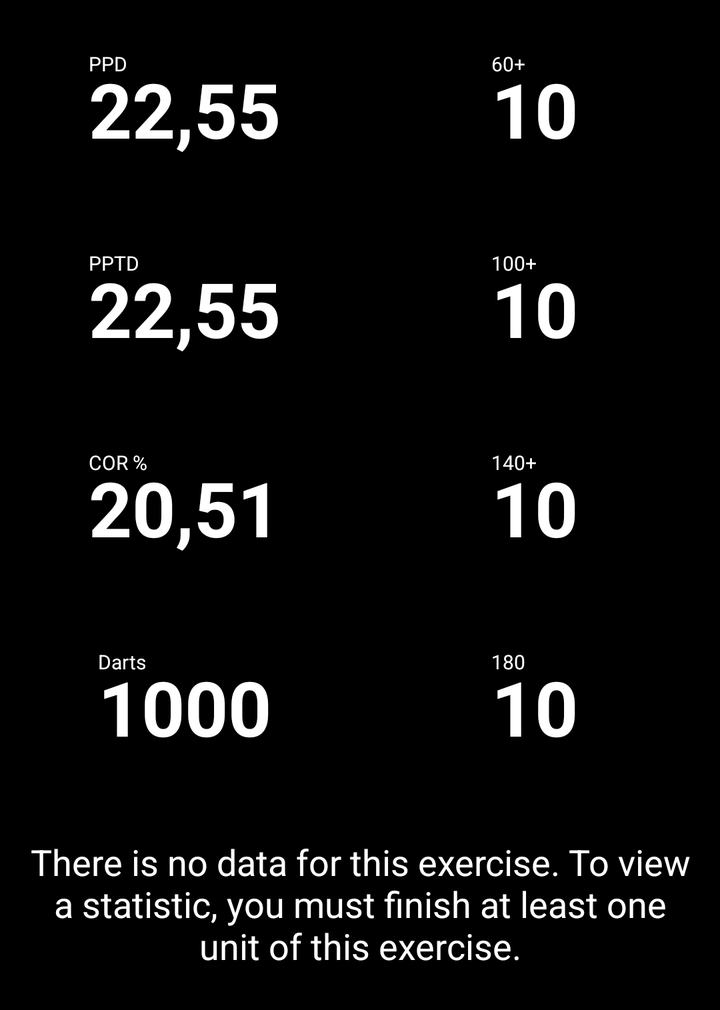
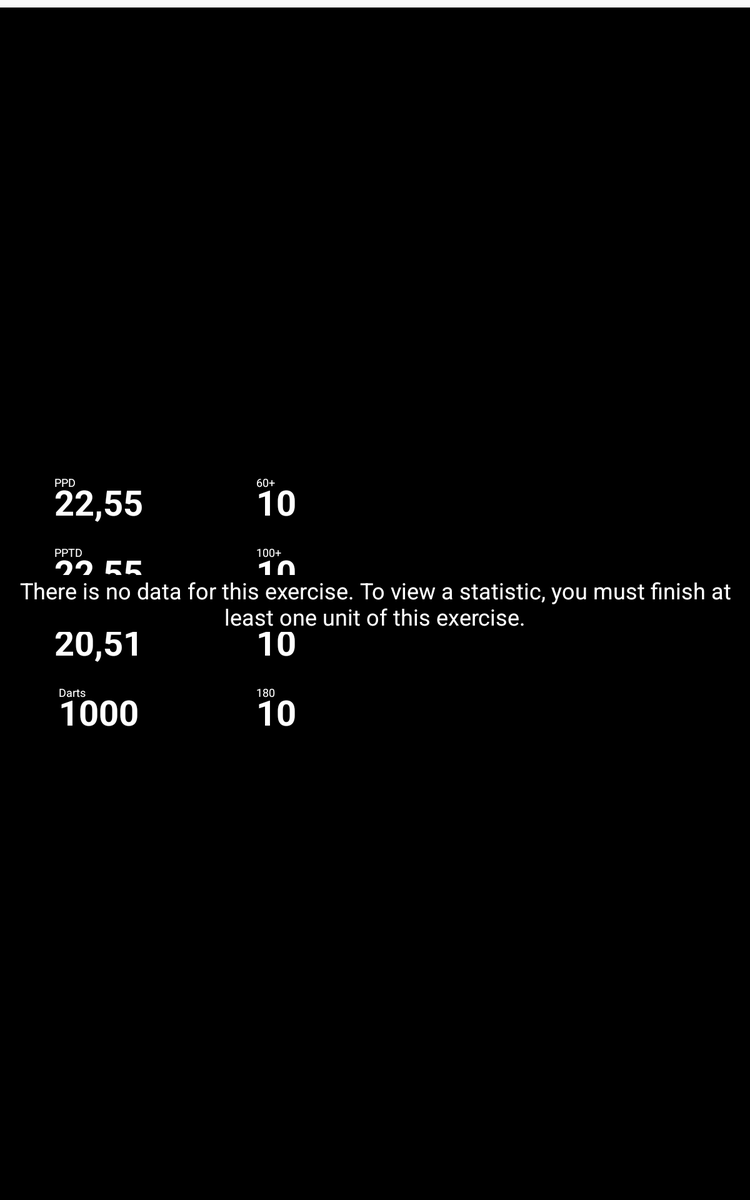

One screen, two layout resources from the same app: the default and the repository's alternative for another configuration. Each is rendered where Android would select it; the XML of both is given below.
<!-- AndroidManifest.xml: application theme AppTheme -->
<!-- res/layout/xoi_stats_fragment.xml -->
<?xml version="1.0" encoding="utf-8"?>
<RelativeLayout xmlns:android="http://schemas.android.com/apk/res/android"
    android:layout_width="match_parent"
    android:layout_height="wrap_content"
    android:background="@android:color/black">

    <LinearLayout
        android:id="@+id/xoiStatsLayout"
        android:layout_width="match_parent"
        android:layout_height="wrap_content"
        android:orientation="horizontal">

        <LinearLayout
            android:layout_width="match_parent"
            android:layout_height="match_parent"
            android:layout_weight="1"
            android:layout_marginLeft="10dp"
            android:layout_marginRight="5dp"
            android:orientation="vertical">

            <RelativeLayout
                android:layout_width="match_parent"
                android:layout_height="wrap_content"
                android:layout_weight="1"
                android:layout_margin="20dp"
                android:background="@drawable/training_button_background"
                android:gravity="center">

                <TextView
                    android:id="@+id/ppdText"
                    android:layout_width="wrap_content"
                    android:layout_height="wrap_content"
                    android:layout_marginTop="5dp"
                    android:layout_marginBottom="-10dp"
                    android:text="PPD"
                    android:textColor="@android:color/white"
                    android:textSize="10sp" />

                <TextView
                    android:id="@+id/ppdAmount"
                    android:textStyle="bold"
                    android:layout_width="wrap_content"
                    android:layout_height="wrap_content"
                    android:layout_below="@+id/ppdText"
                    android:text="22,55"
                    android:textColor="@android:color/white"
                    android:textSize="38sp" />
            </RelativeLayout>

            <RelativeLayout
                android:layout_width="match_parent"
                android:layout_height="wrap_content"
                android:layout_weight="1"
                android:layout_margin="20dp"
                android:background="@drawable/training_button_background"
                android:gravity="center">

                <TextView
                    android:id="@+id/pptdText"
                    android:layout_width="wrap_content"
                    android:layout_height="wrap_content"
                    android:layout_marginTop="5dp"
                    android:layout_marginBottom="-10dp"
                    android:layout_alignParentTop="true"
                    android:text="PPTD"
                    android:textColor="@android:color/white"
                    android:textSize="10sp" />

                <TextView
                    android:id="@+id/pptdAmount"
                    android:textStyle="bold"
                    android:layout_width="wrap_content"
                    android:layout_height="wrap_content"
                    android:layout_below="@+id/pptdText"
                    android:text="22,55"
                    android:textColor="@android:color/white"
                    android:textSize="38sp" />
            </RelativeLayout>

            <RelativeLayout
                android:id="@+id/corLayout"
                android:layout_width="match_parent"
                android:layout_height="wrap_content"
                android:layout_weight="1"
                android:layout_margin="20dp"
                android:background="@drawable/training_button_background"
                android:gravity="center">

                <TextView
                    android:id="@+id/corText"
                    android:layout_width="wrap_content"
                    android:layout_height="wrap_content"
                    android:layout_marginTop="5dp"
                    android:layout_marginBottom="-10dp"
                    android:layout_alignParentTop="true"
                    android:text="COR %"
                    android:textColor="@android:color/white"
                    android:textSize="10sp" />

                <TextView
                    android:id="@+id/checkoutAmount"
                    android:textStyle="bold"
                    android:layout_width="wrap_content"
                    android:layout_height="wrap_content"
                    android:layout_below="@+id/corText"
                    android:text="20,51"
                    android:textColor="@android:color/white"
                    android:textSize="38sp" />

            </RelativeLayout>

            <RelativeLayout
                android:layout_width="match_parent"
                android:layout_height="wrap_content"
                android:layout_weight="1"
                android:layout_margin="20dp"
                android:background="@drawable/training_button_background"
                android:gravity="center">

                <TextView
                    android:id="@+id/dartsText"
                    android:layout_width="wrap_content"
                    android:layout_height="wrap_content"
                    android:layout_marginTop="5dp"
                    android:layout_marginBottom="-10dp"
                    android:text="Darts"
                    android:textColor="@android:color/white"
                    android:textSize="10sp" />

                <TextView
                    android:id="@+id/darts"
                    android:textStyle="bold"
                    android:layout_width="wrap_content"
                    android:layout_height="wrap_content"
                    android:layout_below="@+id/dartsText"
                    android:text="1000"
                    android:textColor="@android:color/white"
                    android:textSize="38sp" />
            </RelativeLayout>

        </LinearLayout>

        <LinearLayout
            android:layout_width="match_parent"
            android:layout_height="match_parent"
            android:layout_weight="1"
            android:layout_marginLeft="5dp"
            android:layout_marginRight="10dp"
            android:orientation="vertical">

            <RelativeLayout
                android:layout_width="match_parent"
                android:layout_height="wrap_content"
                android:layout_weight="1"
                android:layout_margin="20dp"
                android:background="@drawable/training_button_background"
                android:gravity="center">

                <TextView
                    android:id="@+id/sixtyPlus"
                    android:textStyle="bold"
                    android:layout_width="wrap_content"
                    android:layout_height="wrap_content"
                    android:layout_below="@+id/sixtyText"
                    android:text="10"
                    android:textColor="@android:color/white"
                    android:textSize="38sp" />

                <TextView
                    android:id="@+id/sixtyText"
                    android:layout_width="wrap_content"
                    android:layout_height="wrap_content"
                    android:layout_marginTop="5dp"
                    android:layout_marginBottom="-10dp"
                    android:text="60+"
                    android:textColor="@android:color/white"
                    android:textSize="10sp" />
            </RelativeLayout>

            <RelativeLayout
                android:layout_width="match_parent"
                android:layout_height="wrap_content"
                android:layout_weight="1"
                android:layout_margin="20dp"
                android:background="@drawable/training_button_background"
                android:gravity="center">

                <TextView
                    android:id="@+id/hundretPlus"
                    android:textStyle="bold"
                    android:layout_width="wrap_content"
                    android:layout_height="wrap_content"
                    android:layout_below="@+id/hundretText"
                    android:text="10"
                    android:textColor="@android:color/white"
                    android:textSize="38sp" />

                <TextView
                    android:id="@+id/hundretText"
                    android:layout_width="wrap_content"
                    android:layout_height="wrap_content"
                    android:layout_marginTop="5dp"
                    android:layout_marginBottom="-10dp"
                    android:text="100+"
                    android:textColor="@android:color/white"
                    android:textSize="10sp" />
            </RelativeLayout>

            <RelativeLayout
                android:layout_width="match_parent"
                android:layout_height="wrap_content"
                android:layout_weight="1"
                android:layout_margin="20dp"
                android:background="@drawable/training_button_background"
                android:gravity="center">

                <TextView
                    android:id="@+id/hundretFourtyPlus"
                    android:textStyle="bold"
                    android:layout_width="wrap_content"
                    android:layout_height="wrap_content"
                    android:layout_below="@+id/hundretFourtyText"
                    android:text="10"
                    android:textColor="@android:color/white"
                    android:textSize="38sp" />

                <TextView
                    android:id="@+id/hundretFourtyText"
                    android:layout_width="wrap_content"
                    android:layout_height="wrap_content"
                    android:layout_marginTop="5dp"
                    android:layout_marginBottom="-10dp"
                    android:text="140+"
                    android:textColor="@android:color/white"
                    android:textSize="10sp" />
            </RelativeLayout>

            <RelativeLayout
                android:layout_width="match_parent"
                android:layout_height="wrap_content"
                android:layout_weight="1"
                android:layout_margin="20dp"
                android:background="@drawable/training_button_background"
                android:gravity="center">

                <TextView
                    android:id="@+id/hundretEighty"
                    android:textStyle="bold"
                    android:layout_width="wrap_content"
                    android:layout_height="wrap_content"
                    android:layout_below="@+id/hundretEightyText"
                    android:text="10"
                    android:textColor="@android:color/white"
                    android:textSize="38sp" />

                <TextView
                    android:id="@+id/hundretEightyText"
                    android:layout_width="wrap_content"
                    android:layout_height="wrap_content"
                    android:layout_marginTop="5dp"
                    android:layout_marginBottom="-10dp"
                    android:text="180"
                    android:textColor="@android:color/white"
                    android:textSize="10sp" />
            </RelativeLayout>

        </LinearLayout>
    </LinearLayout>

    <TextView
        android:id="@+id/xoiStatsInfoTextView"
        android:layout_width="match_parent"
        android:layout_height="wrap_content"
        android:layout_marginTop="20dp"
        android:layout_marginLeft="10dp"
        android:layout_marginRight="10dp"
        android:layout_marginBottom="20dp"
        android:layout_below="@id/xoiStatsLayout"
        android:background="@android:color/black"
        android:textColor="@android:color/white"
        android:textSize="18sp"
        android:gravity="center"
        android:text="@string/statistics_no_data"/>
</RelativeLayout>
<!-- resources referenced by this layout -->
<resources>
  <!-- drawable training_button_background (drawable) -->
  <?xml version="1.0" encoding="utf-8"?>
  <selector xmlns:android="http://schemas.android.com/apk/res/android">
      <item android:state_selected="true" android:drawable="@drawable/selected_button_black"/>
      <item android:state_focused="true" android:drawable="@drawable/selected_button_black"/>
      <item android:state_pressed="true" android:drawable="@drawable/selected_button_black"/>
      <item android:drawable="@drawable/normal_button_black"/>
  </selector>
  <string name="statistics_no_data">There is no data for this exercise. To view a statistic, you must finish at least one unit of this exercise.</string>
  <style name="AppTheme" parent="Theme.AppCompat.Light.DarkActionBar">
          
          <item name="colorPrimary">@android:color/black</item>
          <item name="colorPrimaryDark">@android:color/black</item>
          <item name="colorAccent">@android:color/white</item>
          <item name="windowActionBar">true</item>
          <item name="windowNoTitle">true</item>
      </style>
  <!-- drawable selected_button_black (drawable) -->
  <?xml version="1.0" encoding="utf-8"?>
  <shape xmlns:android="http://schemas.android.com/apk/res/android">
  
      <corners
          android:radius="2dp" />
      <stroke
          android:width="1dp"
          android:color="@android:color/black"/>
      <solid
          android:color="@android:color/white"/>
  </shape>
</resources>
<!-- res/layout-sw600dp/xoi_stats_fragment.xml (the repository's variant of the layout above) -->
<!-- drawn on a 7-inch tablet held upright -->
<?xml version="1.0" encoding="utf-8"?>
<RelativeLayout xmlns:android="http://schemas.android.com/apk/res/android"
    android:layout_width="match_parent"
    android:layout_height="match_parent"
    android:layout_marginTop="6dp"
    android:background="@android:color/black">

    <LinearLayout
        android:layout_width="match_parent"
        android:layout_height="wrap_content"
        android:weightSum="1"
        android:layout_centerInParent="true"
        android:gravity="center"
        android:orientation="horizontal">

        <LinearLayout
            android:id="@+id/xoiStatsLayout"
            android:layout_width="match_parent"
            android:layout_height="wrap_content"
            android:layout_weight="0.5"
            android:orientation="horizontal">

            <LinearLayout
                android:layout_width="match_parent"
                android:layout_height="wrap_content"
                android:layout_weight="1"
                android:layout_marginLeft="10dp"
                android:layout_marginRight="2dp"
                android:orientation="vertical">

                <RelativeLayout
                    android:layout_width="match_parent"
                    android:layout_height="46dp"
                    android:layout_weight="1"
                    android:layout_marginBottom="10dp"
                    android:layout_marginLeft="20dp"
                    android:layout_marginRight="20dp"
                    android:background="@drawable/black_button_background"
                    android:gravity="center">

                    <TextView
                        android:id="@+id/ppdText"
                        android:layout_width="wrap_content"
                        android:layout_height="wrap_content"
                        android:layout_marginTop="2dp"
                        android:layout_marginBottom="-10dp"
                        android:text="PPD"
                        android:textColor="@android:color/white"
                        android:textSize="9sp" />

                    <TextView
                        android:id="@+id/ppdAmount"
                        android:textStyle="bold"
                        android:layout_width="wrap_content"
                        android:layout_height="wrap_content"
                        android:layout_below="@+id/ppdText"
                        android:text="22,55"
                        android:textColor="@android:color/white"
                        android:textSize="28sp" />
                </RelativeLayout>

                <RelativeLayout
                    android:layout_width="match_parent"
                    android:layout_height="46dp"
                    android:layout_weight="1"
                    android:layout_marginBottom="10dp"
                    android:layout_marginLeft="20dp"
                    android:layout_marginRight="20dp"
                    android:background="@drawable/black_button_background"
                    android:gravity="center">

                    <TextView
                        android:id="@+id/pptdText"
                        android:layout_width="wrap_content"
                        android:layout_height="wrap_content"
                        android:layout_marginTop="2dp"
                        android:layout_marginBottom="-10dp"
                        android:layout_alignParentTop="true"
                        android:text="PPTD"
                        android:textColor="@android:color/white"
                        android:textSize="9sp" />

                    <TextView
                        android:id="@+id/pptdAmount"
                        android:textStyle="bold"
                        android:layout_width="wrap_content"
                        android:layout_height="wrap_content"
                        android:layout_below="@+id/pptdText"
                        android:text="22,55"
                        android:textColor="@android:color/white"
                        android:textSize="28sp" />
                </RelativeLayout>

                <RelativeLayout
                    android:id="@+id/corLayout"
                    android:layout_width="match_parent"
                    android:layout_height="46dp"
                    android:layout_weight="1"
                    android:layout_marginBottom="10dp"
                    android:layout_marginLeft="20dp"
                    android:layout_marginRight="20dp"
                    android:background="@drawable/black_button_background"
                    android:gravity="center">

                    <TextView
                        android:id="@+id/corText"
                        android:layout_width="wrap_content"
                        android:layout_height="wrap_content"
                        android:layout_marginTop="2dp"
                        android:layout_marginBottom="-10dp"
                        android:layout_alignParentTop="true"
                        android:text="COR %"
                        android:textColor="@android:color/white"
                        android:textSize="9sp" />

                    <TextView
                        android:id="@+id/checkoutAmount"
                        android:textStyle="bold"
                        android:layout_width="wrap_content"
                        android:layout_height="wrap_content"
                        android:layout_below="@+id/corText"
                        android:text="20,51"
                        android:textColor="@android:color/white"
                        android:textSize="28sp" />

                </RelativeLayout>

                <RelativeLayout
                    android:layout_width="match_parent"
                    android:layout_height="46dp"
                    android:layout_weight="1"
                    android:layout_marginLeft="20dp"
                    android:layout_marginRight="20dp"
                    android:background="@drawable/black_button_background"
                    android:gravity="center">

                    <TextView
                        android:id="@+id/dartsText"
                        android:layout_width="wrap_content"
                        android:layout_height="wrap_content"
                        android:layout_marginTop="2dp"
                        android:layout_marginBottom="-10dp"
                        android:text="Darts"
                        android:textColor="@android:color/white"
                        android:textSize="9sp" />

                    <TextView
                        android:id="@+id/darts"
                        android:textStyle="bold"
                        android:layout_width="wrap_content"
                        android:layout_height="wrap_content"
                        android:layout_below="@+id/dartsText"
                        android:text="1000"
                        android:textColor="@android:color/white"
                        android:textSize="28sp" />
                </RelativeLayout>

            </LinearLayout>

            <LinearLayout
                android:layout_width="match_parent"
                android:layout_height="wrap_content"
                android:layout_weight="1"
                android:layout_marginLeft="2dp"
                android:layout_marginRight="10dp"
                android:orientation="vertical">

                <RelativeLayout
                    android:layout_width="match_parent"
                    android:layout_height="46dp"
                    android:layout_weight="1"
                    android:layout_marginBottom="10dp"
                    android:layout_marginLeft="20dp"
                    android:layout_marginRight="20dp"
                    android:background="@drawable/black_button_background"
                    android:gravity="center">

                    <TextView
                        android:id="@+id/sixtyPlus"
                        android:textStyle="bold"
                        android:layout_width="wrap_content"
                        android:layout_height="wrap_content"
                        android:layout_below="@+id/sixtyText"
                        android:text="10"
                        android:textColor="@android:color/white"
                        android:textSize="28sp" />

                    <TextView
                        android:id="@+id/sixtyText"
                        android:layout_width="wrap_content"
                        android:layout_height="wrap_content"
                        android:layout_marginTop="2dp"
                        android:layout_marginBottom="-10dp"
                        android:text="60+"
                        android:textColor="@android:color/white"
                        android:textSize="9sp" />
                </RelativeLayout>

                <RelativeLayout
                    android:layout_width="match_parent"
                    android:layout_height="46dp"
                    android:layout_weight="1"
                    android:layout_marginBottom="10dp"
                    android:layout_marginLeft="20dp"
                    android:layout_marginRight="20dp"
                    android:background="@drawable/black_button_background"
                    android:gravity="center">

                    <TextView
                        android:id="@+id/hundretPlus"
                        android:textStyle="bold"
                        android:layout_width="wrap_content"
                        android:layout_height="wrap_content"
                        android:layout_below="@+id/hundretText"
                        android:text="10"
                        android:textColor="@android:color/white"
                        android:textSize="28sp" />

                    <TextView
                        android:id="@+id/hundretText"
                        android:layout_width="wrap_content"
                        android:layout_height="wrap_content"
                        android:layout_marginTop="2dp"
                        android:layout_marginBottom="-10dp"
                        android:text="100+"
                        android:textColor="@android:color/white"
                        android:textSize="9sp" />
                </RelativeLayout>

                <RelativeLayout
                    android:layout_width="match_parent"
                    android:layout_height="46dp"
                    android:layout_weight="1"
                    android:layout_marginBottom="10dp"
                    android:layout_marginLeft="20dp"
                    android:layout_marginRight="20dp"
                    android:background="@drawable/black_button_background"
                    android:gravity="center">

                    <TextView
                        android:id="@+id/hundretFourtyPlus"
                        android:textStyle="bold"
                        android:layout_width="wrap_content"
                        android:layout_height="wrap_content"
                        android:layout_below="@+id/hundretFourtyText"
                        android:text="10"
                        android:textColor="@android:color/white"
                        android:textSize="28sp" />

                    <TextView
                        android:id="@+id/hundretFourtyText"
                        android:layout_width="wrap_content"
                        android:layout_height="wrap_content"
                        android:layout_marginTop="2dp"
                        android:layout_marginBottom="-10dp"
                        android:text="140+"
                        android:textColor="@android:color/white"
                        android:textSize="9sp" />
                </RelativeLayout>

                <RelativeLayout
                    android:layout_width="match_parent"
                    android:layout_height="46dp"
                    android:layout_weight="1"
                    android:layout_marginLeft="20dp"
                    android:layout_marginRight="20dp"
                    android:background="@drawable/black_button_background"
                    android:gravity="center">

                    <TextView
                        android:id="@+id/hundretEighty"
                        android:textStyle="bold"
                        android:layout_width="wrap_content"
                        android:layout_height="wrap_content"
                        android:layout_below="@+id/hundretEightyText"
                        android:text="10"
                        android:textColor="@android:color/white"
                        android:textSize="28sp" />

                    <TextView
                        android:id="@+id/hundretEightyText"
                        android:layout_width="wrap_content"
                        android:layout_height="wrap_content"
                        android:layout_marginTop="2dp"
                        android:layout_marginBottom="-10dp"
                        android:text="180"
                        android:textColor="@android:color/white"
                        android:textSize="9sp" />
                </RelativeLayout>

            </LinearLayout>
        </LinearLayout>

        <com.jjoe64.graphview.GraphView
            android:id="@+id/xoi_graph"
            android:layout_width="match_parent"
            android:layout_weight="0.5"
            android:layout_marginRight="10dp"
            android:layout_marginTop="30dp"
            android:layout_marginBottom="30dp"
            android:layout_height="wrap_content"/>
    </LinearLayout>


    <TextView
        android:id="@+id/xoiStatsInfoTextView"
        android:layout_width="match_parent"
        android:layout_height="wrap_content"
        android:layout_marginTop="20dp"
        android:layout_marginLeft="10dp"
        android:layout_marginRight="10dp"
        android:layout_marginBottom="20dp"
        android:background="@android:color/black"
        android:textColor="@android:color/white"
        android:layout_centerInParent="true"
        android:textSize="18sp"
        android:gravity="center"
        android:text="@string/statistics_no_data"/>


</RelativeLayout>
<!-- resources referenced by the variant -->
<!-- as a 7-inch tablet held upright resolves them -->
<resources>
  <!-- drawable black_button_background (drawable) -->
  <?xml version="1.0" encoding="utf-8"?>
  <selector xmlns:android="http://schemas.android.com/apk/res/android">
      <item android:state_selected="true" android:drawable="@drawable/selected_black_button"/>
      <item android:state_focused="true" android:drawable="@drawable/selected_black_button"/>
      <item android:state_pressed="true" android:drawable="@drawable/selected_black_button"/>
      <item android:drawable="@drawable/normal_black_button"/>
  </selector>
  <string name="statistics_no_data">There is no data for this exercise. To view a statistic, you must finish at least one unit of this exercise.</string>
  <style name="AppTheme" parent="Theme.AppCompat.Light.DarkActionBar">
          
          <item name="colorPrimary">@android:color/black</item>
          <item name="colorPrimaryDark">@android:color/black</item>
          <item name="colorAccent">@android:color/white</item>
          <item name="windowActionBar">true</item>
          <item name="windowNoTitle">true</item>
      </style>
  <!-- drawable normal_black_button (drawable) -->
  <?xml version="1.0" encoding="utf-8"?>
  <shape xmlns:android="http://schemas.android.com/apk/res/android">
      <corners
          android:radius="2dp" />
      <stroke
          android:width="1dp"
          android:color="@android:color/white"/>
  
      <solid
          android:color="@android:color/black"/>
  </shape>
</resources>
